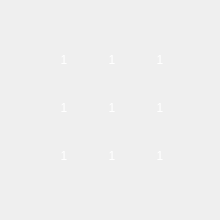
<?xml version="1.0" encoding="UTF-8"?>
<ui version="4.0">
 <class>MainWindow</class>
 <widget class="QMainWindow" name="MainWindow">
  <property name="enabled">
   <bool>true</bool>
  </property>
  <property name="geometry">
   <rect>
    <x>0</x>
    <y>0</y>
    <width>220</width>
    <height>220</height>
   </rect>
  </property>
  <property name="windowTitle">
   <string>MainWindow</string>
  </property>
  <property name="styleSheet">
   <string notr="true">QWidget {
    border-image: url(:/newPrefix/Amatrix2.png);
}
</string>
  </property>
  <widget class="QWidget" name="centralwidget">
   <property name="enabled">
    <bool>false</bool>
   </property>
   <widget class="QLabel" name="a11">
    <property name="geometry">
     <rect>
      <x>40</x>
      <y>36</y>
      <width>48</width>
      <height>48</height>
     </rect>
    </property>
    <property name="styleSheet">
     <string notr="true">QLabel {
    background-color: transparent;
    color: white;
    font: 75 10pt &quot;MS Shell Dlg 2&quot;;
	border-image: none;
}
</string>
    </property>
    <property name="text">
     <string>1</string>
    </property>
    <property name="alignment">
     <set>Qt::AlignCenter</set>
    </property>
   </widget>
   <widget class="QLabel" name="a12">
    <property name="geometry">
     <rect>
      <x>88</x>
      <y>36</y>
      <width>48</width>
      <height>48</height>
     </rect>
    </property>
    <property name="styleSheet">
     <string notr="true">QLabel {
    background-color: transparent;
    color: white;
    font: 75 10pt &quot;MS Shell Dlg 2&quot;;
	border-image: none;
}
</string>
    </property>
    <property name="text">
     <string>1</string>
    </property>
    <property name="alignment">
     <set>Qt::AlignCenter</set>
    </property>
   </widget>
   <widget class="QLabel" name="a13">
    <property name="geometry">
     <rect>
      <x>136</x>
      <y>36</y>
      <width>48</width>
      <height>48</height>
     </rect>
    </property>
    <property name="styleSheet">
     <string notr="true">QLabel {
    background-color: transparent;
    color: white;
    font: 75 10pt &quot;MS Shell Dlg 2&quot;;
	border-image: none;
}
</string>
    </property>
    <property name="text">
     <string>1</string>
    </property>
    <property name="alignment">
     <set>Qt::AlignCenter</set>
    </property>
   </widget>
   <widget class="QLabel" name="a21">
    <property name="geometry">
     <rect>
      <x>40</x>
      <y>84</y>
      <width>48</width>
      <height>48</height>
     </rect>
    </property>
    <property name="styleSheet">
     <string notr="true">QLabel {
    background-color: transparent;
    color: white;
    font: 75 10pt &quot;MS Shell Dlg 2&quot;;
	border-image: none;
}
</string>
    </property>
    <property name="text">
     <string>1</string>
    </property>
    <property name="alignment">
     <set>Qt::AlignCenter</set>
    </property>
   </widget>
   <widget class="QLabel" name="a23">
    <property name="geometry">
     <rect>
      <x>136</x>
      <y>84</y>
      <width>48</width>
      <height>48</height>
     </rect>
    </property>
    <property name="styleSheet">
     <string notr="true">QLabel {
    background-color: transparent;
    color: white;
    font: 75 10pt &quot;MS Shell Dlg 2&quot;;
	border-image: none;
}
</string>
    </property>
    <property name="text">
     <string>1</string>
    </property>
    <property name="alignment">
     <set>Qt::AlignCenter</set>
    </property>
   </widget>
   <widget class="QLabel" name="a22">
    <property name="geometry">
     <rect>
      <x>88</x>
      <y>84</y>
      <width>48</width>
      <height>48</height>
     </rect>
    </property>
    <property name="styleSheet">
     <string notr="true">QLabel {
    background-color: transparent;
    color: white;
    font: 75 10pt &quot;MS Shell Dlg 2&quot;;
	border-image: none;
}
</string>
    </property>
    <property name="text">
     <string>1</string>
    </property>
    <property name="alignment">
     <set>Qt::AlignCenter</set>
    </property>
   </widget>
   <widget class="QLabel" name="a31">
    <property name="geometry">
     <rect>
      <x>40</x>
      <y>132</y>
      <width>48</width>
      <height>48</height>
     </rect>
    </property>
    <property name="styleSheet">
     <string notr="true">QLabel {
    background-color: transparent;
    color: white;
    font: 75 10pt &quot;MS Shell Dlg 2&quot;;
	border-image: none;
}
</string>
    </property>
    <property name="text">
     <string>1</string>
    </property>
    <property name="alignment">
     <set>Qt::AlignCenter</set>
    </property>
   </widget>
   <widget class="QLabel" name="a33">
    <property name="geometry">
     <rect>
      <x>136</x>
      <y>132</y>
      <width>48</width>
      <height>48</height>
     </rect>
    </property>
    <property name="styleSheet">
     <string notr="true">QLabel {
    background-color: transparent;
    color: white;
    font: 75 10pt &quot;MS Shell Dlg 2&quot;;
	border-image: none;
}
</string>
    </property>
    <property name="text">
     <string>1</string>
    </property>
    <property name="alignment">
     <set>Qt::AlignCenter</set>
    </property>
   </widget>
   <widget class="QLabel" name="a32">
    <property name="geometry">
     <rect>
      <x>88</x>
      <y>132</y>
      <width>48</width>
      <height>48</height>
     </rect>
    </property>
    <property name="styleSheet">
     <string notr="true">QLabel {
    background-color: transparent;
    color: white;
    font: 75 10pt &quot;MS Shell Dlg 2&quot;;
	border-image: none;
}
</string>
    </property>
    <property name="text">
     <string>1</string>
    </property>
    <property name="alignment">
     <set>Qt::AlignCenter</set>
    </property>
   </widget>
  </widget>
 </widget>
 <resources>
  <include location="resource.qrc"/>
 </resources>
 <connections/>
</ui>
